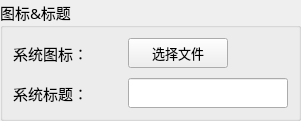
                        <widget class="QGroupBox" name="groupBox_2">
                         <property name="minimumSize">
                          <size>
                           <width>0</width>
                           <height>0</height>
                          </size>
                         </property>
                         <property name="maximumSize">
                          <size>
                           <width>16777215</width>
                           <height>16777215</height>
                          </size>
                         </property>
                         <property name="font">
                          <font>
                           <family>微软雅黑</family>
                           <pointsize>11</pointsize>
                           <bold>false</bold>
                          </font>
                         </property>
                         <property name="title">
                          <string>图标&amp;&amp;标题</string>
                         </property>
                         <layout class="QGridLayout" name="gridLayout_38">
                          <property name="leftMargin">
                           <number>10</number>
                          </property>
                          <property name="topMargin">
                           <number>10</number>
                          </property>
                          <property name="rightMargin">
                           <number>10</number>
                          </property>
                          <property name="bottomMargin">
                           <number>10</number>
                          </property>
                          <property name="spacing">
                           <number>10</number>
                          </property>
                          <item row="1" column="0">
                           <widget class="QLabel" name="label_11">
                            <property name="minimumSize">
                             <size>
                              <width>105</width>
                              <height>0</height>
                             </size>
                            </property>
                            <property name="maximumSize">
                             <size>
                              <width>16777215</width>
                              <height>16777215</height>
                             </size>
                            </property>
                            <property name="font">
                             <font>
                              <family>微软雅黑</family>
                              <pointsize>11</pointsize>
                              <bold>false</bold>
                             </font>
                            </property>
                            <property name="text">
                             <string>系统标题：</string>
                            </property>
                           </widget>
                          </item>
                          <item row="0" column="1">
                           <widget class="QPushButton" name="btn_newSysIcon">
                            <property name="minimumSize">
                             <size>
                              <width>100</width>
                              <height>30</height>
                             </size>
                            </property>
                            <property name="maximumSize">
                             <size>
                              <width>100</width>
                              <height>30</height>
                             </size>
                            </property>
                            <property name="font">
                             <font>
                              <family>微软雅黑</family>
                              <pointsize>10</pointsize>
                              <bold>false</bold>
                             </font>
                            </property>
                            <property name="focusPolicy">
                             <enum>Qt::TabFocus</enum>
                            </property>
                            <property name="text">
                             <string>选择文件</string>
                            </property>
                           </widget>
                          </item>
                          <item row="0" column="0">
                           <widget class="QLabel" name="label_7">
                            <property name="minimumSize">
                             <size>
                              <width>105</width>
                              <height>0</height>
                             </size>
                            </property>
                            <property name="maximumSize">
                             <size>
                              <width>16777215</width>
                              <height>16777215</height>
                             </size>
                            </property>
                            <property name="font">
                             <font>
                              <family>微软雅黑</family>
                              <pointsize>11</pointsize>
                              <bold>false</bold>
                             </font>
                            </property>
                            <property name="text">
                             <string>系统图标：</string>
                            </property>
                           </widget>
                          </item>
                          <item row="1" column="1" colspan="3">
                           <widget class="QLineEdit" name="lineEdit_newSysTitle">
                            <property name="minimumSize">
                             <size>
                              <width>0</width>
                              <height>30</height>
                             </size>
                            </property>
                            <property name="maximumSize">
                             <size>
                              <width>16777215</width>
                              <height>16777215</height>
                             </size>
                            </property>
                            <property name="font">
                             <font>
                              <family>微软雅黑</family>
                              <pointsize>11</pointsize>
                              <bold>false</bold>
                             </font>
                            </property>
                           </widget>
                          </item>
                          <item row="0" column="3">
                           <spacer name="horizontalSpacer_35">
                            <property name="orientation">
                             <enum>Qt::Horizontal</enum>
                            </property>
                            <property name="sizeHint" stdset="0">
                             <size>
                              <width>40</width>
                              <height>20</height>
                             </size>
                            </property>
                           </spacer>
                          </item>
                         </layout>
                        </widget>
